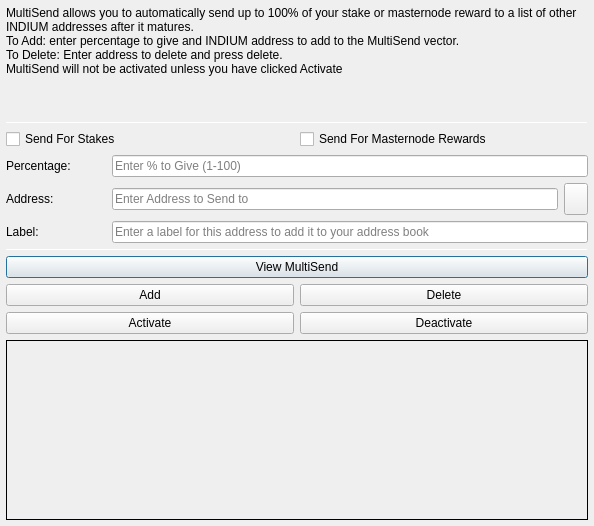
<?xml version="1.0" encoding="UTF-8"?>
<ui version="4.0">
 <class>MultiSendDialog</class>
 <widget class="QDialog" name="MultiSendDialog">
  <property name="windowModality">
   <enum>Qt::NonModal</enum>
  </property>
  <property name="geometry">
   <rect>
    <x>0</x>
    <y>0</y>
    <width>594</width>
    <height>526</height>
   </rect>
  </property>
  <property name="windowTitle">
   <string>MultiSend</string>
  </property>
  <layout class="QVBoxLayout" name="verticalLayout" stretch="0">
   <property name="leftMargin">
    <number>6</number>
   </property>
   <property name="topMargin">
    <number>6</number>
   </property>
   <property name="rightMargin">
    <number>6</number>
   </property>
   <property name="bottomMargin">
    <number>6</number>
   </property>
   <item>
    <layout class="QVBoxLayout" name="verticalLayout_Main" stretch="1,1,1,0,1,1,1">
     <item>
      <widget class="QLabel" name="label_2">
       <property name="lineWidth">
        <number>1</number>
       </property>
       <property name="text">
        <string>MultiSend allows you to automatically send up to 100% of your stake or masternode reward to a list of other INDIUM addresses after it matures.
To Add: enter percentage to give and INDIUM address to add to the MultiSend vector.
To Delete: Enter address to delete and press delete.
MultiSend will not be activated unless you have clicked Activate</string>
       </property>
       <property name="alignment">
        <set>Qt::AlignLeading|Qt::AlignLeft|Qt::AlignTop</set>
       </property>
       <property name="wordWrap">
        <bool>true</bool>
       </property>
      </widget>
     </item>
     <item>
      <widget class="Line" name="line">
       <property name="minimumSize">
        <size>
         <width>0</width>
         <height>1</height>
        </size>
       </property>
       <property name="maximumSize">
        <size>
         <width>16777215</width>
         <height>1</height>
        </size>
       </property>
       <property name="orientation">
        <enum>Qt::Horizontal</enum>
       </property>
      </widget>
     </item>
     <item>
      <layout class="QVBoxLayout" name="verticalLayout_Settings">
       <item>
        <layout class="QHBoxLayout" name="horizontalLayout">
         <item>
          <widget class="QCheckBox" name="multiSendStakeCheckBox">
           <property name="text">
            <string>Send For Stakes</string>
           </property>
          </widget>
         </item>
         <item>
          <widget class="QCheckBox" name="multiSendMasternodeCheckBox">
           <property name="text">
            <string>Send For Masternode Rewards</string>
           </property>
          </widget>
         </item>
        </layout>
       </item>
       <item>
        <layout class="QHBoxLayout" name="horizontalLayout_6">
         <item>
          <widget class="QLabel" name="label">
           <property name="minimumSize">
            <size>
             <width>100</width>
             <height>0</height>
            </size>
           </property>
           <property name="toolTip">
            <string>Percentage of stake to send</string>
           </property>
           <property name="text">
            <string>Percentage:</string>
           </property>
          </widget>
         </item>
         <item>
          <widget class="QLineEdit" name="multiSendPercentEdit">
           <property name="toolTip">
            <string>Enter whole numbers 1 - 100</string>
           </property>
           <property name="placeholderText">
            <string>Enter % to Give (1-100)</string>
           </property>
          </widget>
         </item>
        </layout>
       </item>
       <item>
        <layout class="QHBoxLayout" name="horizontalLayout_7">
         <item>
          <widget class="QLabel" name="label_5">
           <property name="minimumSize">
            <size>
             <width>100</width>
             <height>0</height>
            </size>
           </property>
           <property name="toolTip">
            <string>Address to send portion of stake to</string>
           </property>
           <property name="text">
            <string>Address:</string>
           </property>
          </widget>
         </item>
         <item>
          <widget class="QLineEdit" name="multiSendAddressEdit">
           <property name="toolTip">
            <string/>
           </property>
           <property name="placeholderText">
            <string>Enter Address to Send to</string>
           </property>
          </widget>
         </item>
         <item>
          <widget class="QToolButton" name="addressBookButton">
           <property name="maximumSize">
            <size>
             <width>16777215</width>
             <height>32</height>
            </size>
           </property>
           <property name="toolTip">
            <string>Choose an address from the address book</string>
           </property>
           <property name="text">
            <string/>
           </property>
           <property name="icon">
            <iconset resource="../indium.qrc">
             <normaloff>:/icons/address-book</normaloff>:/icons/address-book</iconset>
           </property>
           <property name="shortcut">
            <string>Alt+A</string>
           </property>
          </widget>
         </item>
        </layout>
       </item>
      </layout>
     </item>
     <item>
      <layout class="QHBoxLayout" name="horizontalLayout_3">
       <item>
        <widget class="QLabel" name="label_3">
         <property name="minimumSize">
          <size>
           <width>100</width>
           <height>0</height>
          </size>
         </property>
         <property name="text">
          <string>Label:</string>
         </property>
        </widget>
       </item>
       <item>
        <widget class="QLineEdit" name="labelAddressLabelEdit">
         <property name="placeholderText">
          <string>Enter a label for this address to add it to your address book</string>
         </property>
        </widget>
       </item>
      </layout>
     </item>
     <item>
      <widget class="Line" name="line_2">
       <property name="minimumSize">
        <size>
         <width>0</width>
         <height>1</height>
        </size>
       </property>
       <property name="maximumSize">
        <size>
         <width>16777215</width>
         <height>1</height>
        </size>
       </property>
       <property name="orientation">
        <enum>Qt::Horizontal</enum>
       </property>
      </widget>
     </item>
     <item>
      <layout class="QVBoxLayout" name="verticalLayout_Buttons">
       <item>
        <layout class="QHBoxLayout" name="horizontalLayout_4">
         <item>
          <widget class="QPushButton" name="viewButton">
           <property name="toolTip">
            <string/>
           </property>
           <property name="statusTip">
            <string>View MultiSend Vector</string>
           </property>
           <property name="text">
            <string>View MultiSend</string>
           </property>
          </widget>
         </item>
        </layout>
       </item>
       <item>
        <layout class="QHBoxLayout" name="horizontalLayout_2">
         <item>
          <widget class="QPushButton" name="addButton">
           <property name="toolTip">
            <string/>
           </property>
           <property name="statusTip">
            <string>Add to MultiSend Vector</string>
           </property>
           <property name="text">
            <string>Add</string>
           </property>
          </widget>
         </item>
         <item>
          <widget class="QPushButton" name="deleteButton">
           <property name="toolTip">
            <string/>
           </property>
           <property name="statusTip">
            <string>Delete Address From MultiSend Vector</string>
           </property>
           <property name="text">
            <string>Delete</string>
           </property>
          </widget>
         </item>
        </layout>
       </item>
       <item>
        <layout class="QHBoxLayout" name="horizontalLayout_5">
         <item>
          <widget class="QPushButton" name="activateButton">
           <property name="statusTip">
            <string>Activate MultiSend</string>
           </property>
           <property name="text">
            <string>Activate</string>
           </property>
          </widget>
         </item>
         <item>
          <widget class="QPushButton" name="disableButton">
           <property name="statusTip">
            <string>Deactivate MultiSend</string>
           </property>
           <property name="text">
            <string>Deactivate</string>
           </property>
          </widget>
         </item>
        </layout>
       </item>
      </layout>
     </item>
     <item>
      <widget class="QLabel" name="message">
       <property name="minimumSize">
        <size>
         <width>0</width>
         <height>180</height>
        </size>
       </property>
       <property name="frameShape">
        <enum>QFrame::Panel</enum>
       </property>
       <property name="frameShadow">
        <enum>QFrame::Plain</enum>
       </property>
       <property name="lineWidth">
        <number>1</number>
       </property>
       <property name="midLineWidth">
        <number>1</number>
       </property>
       <property name="text">
        <string/>
       </property>
       <property name="alignment">
        <set>Qt::AlignLeading|Qt::AlignLeft|Qt::AlignTop</set>
       </property>
       <property name="wordWrap">
        <bool>true</bool>
       </property>
      </widget>
     </item>
    </layout>
   </item>
  </layout>
 </widget>
 <resources>
  <include location="../indium.qrc"/>
 </resources>
 <connections/>
</ui>
